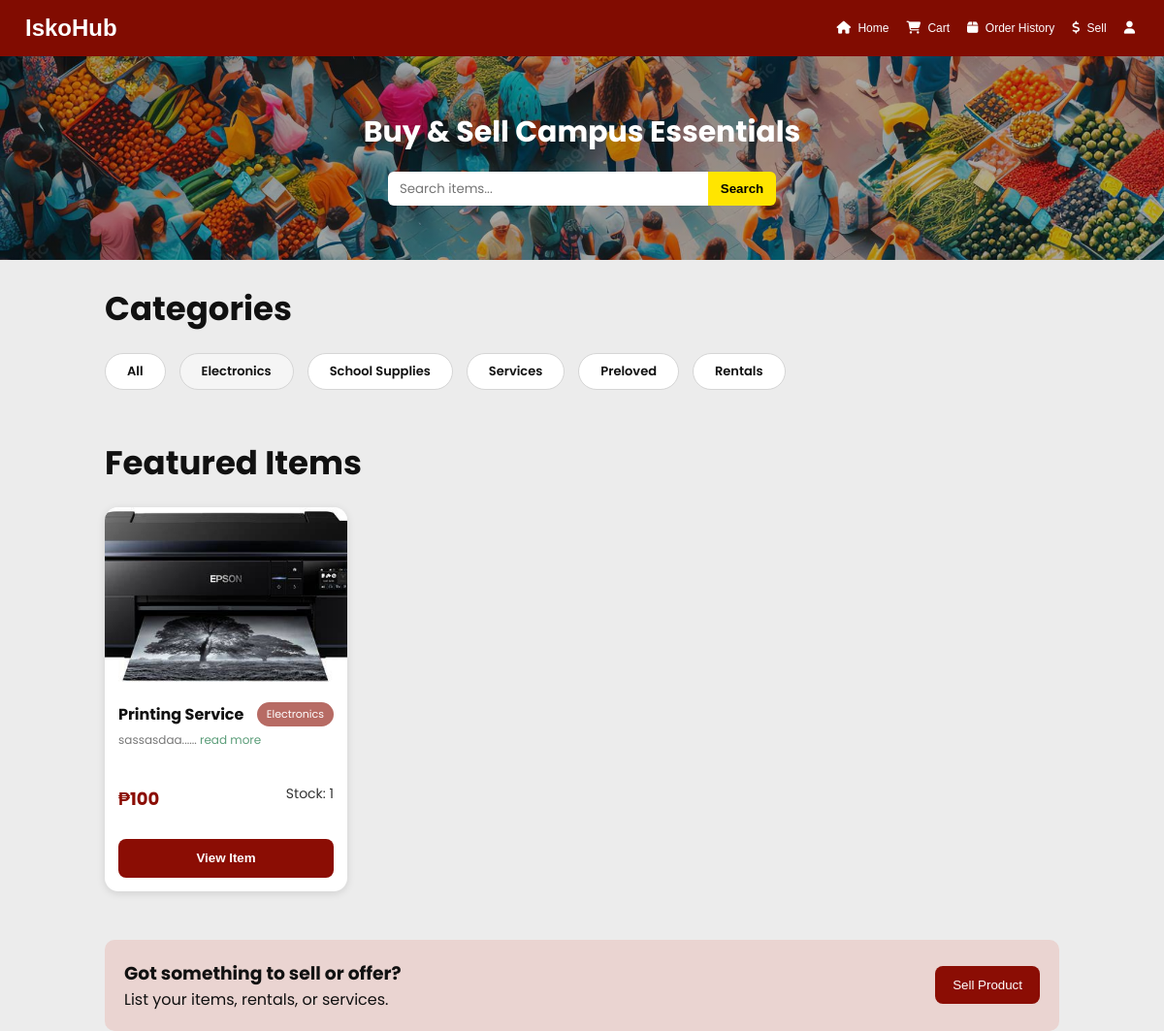
Page /index.php?category=1 (signed in) on the committed database.
### tables this page shows
CREATE TABLE `products` (
  `prod_id` int(11) NOT NULL,
  `prod_name` varchar(255) NOT NULL,
  `prod_desc` text NOT NULL,
  `prod_price` decimal(10,2) NOT NULL,
  `prod_image` varchar(255) DEFAULT NULL,
  `prod_stock` int(11) NOT NULL DEFAULT 0,
  `location` varchar(255) DEFAULT NULL,
  `prod_duration` varchar(100) DEFAULT NULL,
  `user_id` int(11) NOT NULL,
  `category_id` int(11) DEFAULT NULL,
  `prod_location` varchar(255) DEFAULT NULL,
  `prod_rate_type` varchar(50) DEFAULT NULL
);

CREATE TABLE `categories` (
  `category_id` int(11) NOT NULL,
  `category_name` varchar(100) NOT NULL
);

### app/ProductRepository.php (called while the page is built, shortened)
<?php
require_once __DIR__ . '/Database.php';
class ProductRepository {
    private PDO $pdo;
    public function __construct() {
        $db = new Database();
        $this->pdo = $db->pdo;
    }
    public function getAll(): array {
        $stmt = $this->pdo->query("
            SELECT
                p.prod_id,
                p.user_id,
                p.prod_name,
                p.prod_desc,
                p.prod_price,
                p.prod_image,
                p.prod_stock,
                p.prod_location AS location,
                p.prod_duration,
                p.prod_rate_type,
                p.category_id,
                c.category_name
            FROM products p
            LEFT JOIN categories c
                ON p.category_id = c.category_id
            WHERE p.prod_stock > 0
            ORDER BY p.prod_id DESC
        ");
        return $this->map($stmt->fetchAll(PDO::FETCH_ASSOC));
    }
    private function map(array $rows): array {
        $products = [];
        foreach ($rows as $row) {
            $products[] = new Product(
                (int)$row['prod_id'],
                (int)$row['user_id'],
                (string)$row['prod_name'],
                (string)$row['prod_desc'],
                (float)$row['prod_price'],
                (string)$row['prod_image'],
                (int)$row['prod_stock'],
                $row['location'] ?? null,
                $row['prod_duration'] ?? null,
                isset($row['category_id']) ? (int)$row['category_id'] : null,
                $row['prod_rate_type'] ?? null,
                $row['category_name'] ?? null
            );
        }
        return $products;
    }
}

### app/Database.php (called while the page is built, shortened)
<?php
class Database {
    private string $host = "localhost";
    private string $db = "database1";
    private string $user = "root";
    private string $pass = "";
    private string $charset = "utf8mb4";
    public function __construct() {
        $dsn = "mysql:host=$this->host;dbname=$this->db;charset=$this->charset";
        $this->pdo = new PDO($dsn, $this->user, $this->pass);
    }
}

### app/View.php (the view)
<?php
class View {
    private function e(?string $value): string {
        return htmlspecialchars((string)$value, ENT_QUOTES, 'UTF-8');
    }
    public function renderProductCard(Product $product): string {
        $desc = $product->prod_desc ?? '';
        $shortDesc = strlen($desc) > 18
            ? substr($desc, 0, 18) . "......"
            : $desc . "......";
        $price = number_format((float)$product->prod_price, 0);
        $categoryId = (int)$product->category_id;
        if ($categoryId === 3) {
            $openFunction = "openService";
        } elseif ($categoryId === 5) {
            $openFunction = "openRental";
        } else {
            $openFunction = "openProduct";
        }
        $image = $this->e($product->prod_image);
        $name = $this->e($product->prod_name);
        $category = $this->e($product->category_name ?? 'Uncategorized');
        $description = $this->e($shortDesc);
        $stock = (int)$product->prod_stock;
        $id = (int)$product->prod_id;
        return "
        <div class='card'>
            <img src='{$image}' alt='{$name}'>
            <div class='card-content'>
                <div class='card-top-row'>
                    <h3>{$name}</h3>
                    <span class='category-tag'>{$category}</span>
                </div>
                <p class='card-description'>
                    {$description}
                    <a href='#' onclick='{$openFunction}({$id}); return false;'>
                        read more
                    </a>
                </p>
                <div class='card-price-stock-row'>
                    <div class='price'>₱{$price}</div>
                    <div class='stock'>Stock: {$stock}</div>
                </div>
                <button type='button' onclick='{$openFunction}({$id})'>
                    View Item
                </button>
            </div>
        </div>
        ";
    }
    public function renderProducts(array $products): string {
        $html = "";
        foreach ($products as $product) {
            $html .= $this->renderProductCard($product);
        }
        return $html;
    }
}

### assets/index-style.css (style rules this page uses)
* { margin:0; padding:0; box-sizing:border-box; }
:root { --primary:#8b0d04; --accent:#ffe500; --bg:#ececec; --white:#ffffff; }
body { font-family:'Poppins',sans-serif; background:var(--bg); color:#111; }
a { text-decoration:none; }
.card { width:250px; background:white; border-radius:14px; overflow:hidden; box-shadow:0 2px 8px rgba(0,0,0,0.12); transition:0.2s; }
.card img { width:100%; height:180px; object-fit:cover; }
.card-content { padding:14px; }
.card h3 { font-size:18px; margin-bottom:5px; font-weight:700; }
.card p { font-size:12px; color:#777; }
.price { color:#8b0d04; font-weight:700; margin-top:10px; font-size:18px; }
.card button { width:100%; height:40px; border:none; background:#8b0d04; color:white; border-radius:8px; margin-top:12px; font-weight:600; cursor:pointer; }
.category-tag { background: #b76b64; color: #fff; font-size: 11px; padding: 5px 12px; border-radius: 14px; white-space: nowrap; flex-shrink: 0; }
.seller, .stock { font-size: 16px; color: #000; margin-bottom: 5px; }
.card-price-stock-row { display: flex; justify-content: space-between; align-items: center; margin: 28px 0 16px; }
.card-price-stock-row .stock { color: #333; font-size: 14px; margin: 0; }
.card-top-row { display: flex; justify-content: space-between; align-items: center; gap: 10px; margin-bottom: 6px; }
.card-top-row h3 { font-size: 16px; font-weight: 700; margin: 0; flex: 1; }
.category-tag { background: #b76b64; color: #fff; font-size: 11px; padding: 4px 10px; border-radius: 14px; white-space: nowrap; flex-shrink: 0; }
.card-description { font-size: 14px; color: #444; margin: 0; line-height: 1.4; }
.card-description a { color: #5b9d79; text-decoration: none; }

### rows in the picture
products: prod_image (picture), prod_name "Printing Service", category.category_name "Electronics", prod_desc "sassasdaa......", prod_price "100", prod_stock "1"
